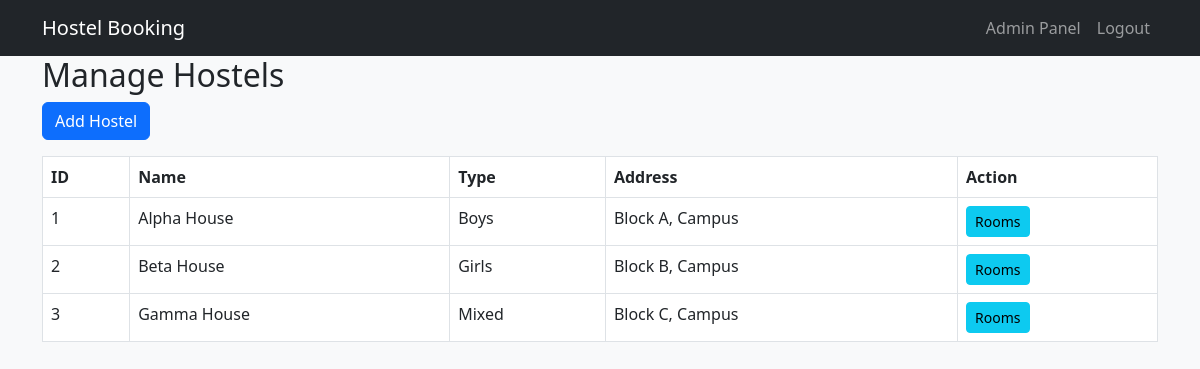
The page /admin/manage_hostels.php (signed in) on the database its author committed.
### tables this page shows
CREATE TABLE hostels (
    id INT AUTO_INCREMENT PRIMARY KEY,
    name VARCHAR(100) NOT NULL,
    type ENUM('Boys','Girls','Mixed') NOT NULL,
    address TEXT,
    total_rooms INT DEFAULT 0,
    description TEXT
);

### admin/manage_hostels.php (the view, shortened to what this page needs)
<?php
require_once '../config/db.php';
include '../includes/header.php';
$hostels = mysqli_query($conn, "SELECT * FROM hostels");
?>
<h2>Manage Hostels</h2>
<button class="btn btn-primary mb-3" data-bs-toggle="modal" data-bs-target="#addModal">Add Hostel</button>
<table class="table table-bordered">
<thead><tr><th>ID</th><th>Name</th><th>Type</th><th>Address</th><th>Action</th></tr></thead>
<tbody>
<?php while($h = mysqli_fetch_assoc($hostels)): ?>
<tr>
    <td><?= $h['id'] ?></td><td><?= $h['name'] ?></td><td><?= $h['type'] ?></td><td><?= $h['address'] ?></td>
    <td><a href="manage_rooms.php?hostel_id=<?= $h['id'] ?>" class="btn btn-sm btn-info">Rooms</a></td>
</tr>
<?php endwhile; ?>
</tbody>
</table>
<?php include '../includes/footer.php'; ?>

### assets/css/custom.css (style rules this page uses)
body { background: #f8f9fa; }

### rows shown on the page
hostels: id "1", name "Alpha House", type "Boys", address "Block A, Campus"
hostels: id "2", name "Beta House", type "Girls", address "Block B, Campus"
hostels: id "3", name "Gamma House", type "Mixed", address "Block C, Campus"
